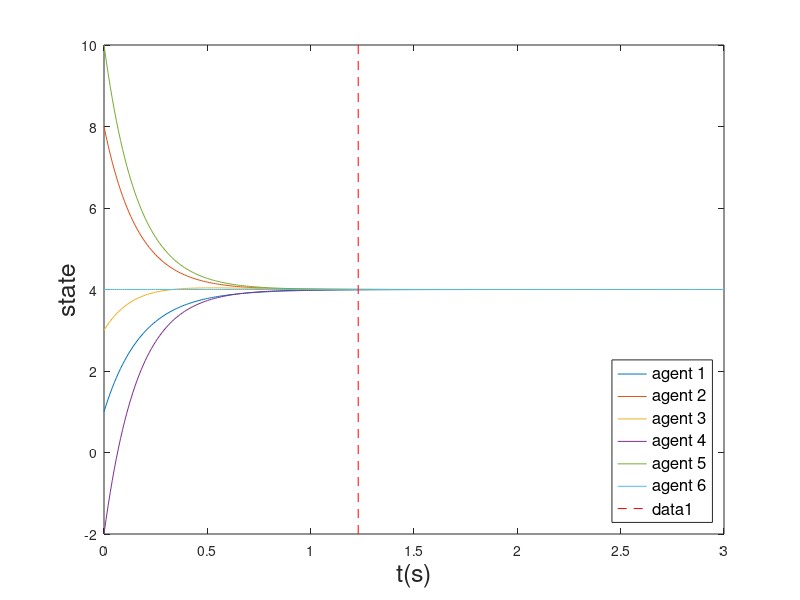

Reproduce this figure in MATLAB.
clear;
clc;
%% 一阶积分器多智能体一致性算法
% 初始化
x0 = [1,8,3,-2,10,4];
dt = 0.01;
T = 3;
t = 0:dt:3;
n = length(t);
x = x0';
point_x=0;
% A = [
%     0 1 0 1 1 0;
%     1 0 1 0 0 1;
%     0 1 0 0 0 1;
%     1 0 0 0 1 0;
%     1 0 0 1 0 1;
%     0 1 1 0 1 0
%     ];
% % 计算拉普拉斯阵
% D = diag(sum(A,2));
% L = D - A;
L = [4 -1 0 -1 -1 -1;  % 定义L = D-A ，D是入度矩阵，A是邻接矩阵, L是拉普拉斯矩阵
    -1 5 -1 -1 -1 -1;     % 这里定义的是-L
    0 -1 4 -1 -1 -1;
    -1 -1 -1 5 -1 -1;
    -1 -1 -1 -1 5 -1;
    -1 -1 -1 -1 -1 5];

% 更新状态
for i = 1:n
    u(:,i) = -L*x;
    X(:,i) = x;
    x = dt*u(:,i) + x;
    if (abs(x(1)-x(2))<=0.01)&&(abs(x(2)-x(3))<=0.01)&&(abs(x(3)-x(4))<=0.01)&&(abs(x(4)-x(5))<=0.01)&&(abs(x(5)-x(6))<=0.01)&&(point_x==0)
        point_x = i*dt
        point_y = x(1)
    end
end

%智能体实际的状态变化
plot(t,X);
hold on;
xlabel('t(s)','FontSize',18)
ylabel('state','FontSize',18)
legend('agent 1','agent 2','agent 3','agent 4','agent 5','agent 6','Location', 'southeast' , 'FontSize',12)
% scatter(point_x, point_y, 'r', 'filled');

% 绘制竖线
verticalLineX = point_x;  % 竖线的横坐标
minY = min(-2);
maxY = max(10);
verticalLineY = [minY, maxY];  % 竖线的纵坐标范围
line([verticalLineX, verticalLineX], verticalLineY, 'Color', 'r', 'LineStyle', '--');  % 绘制红色虚线竖线
% 
% hold off;
% 
% zp = BaseZoom();
% zp.plot;
